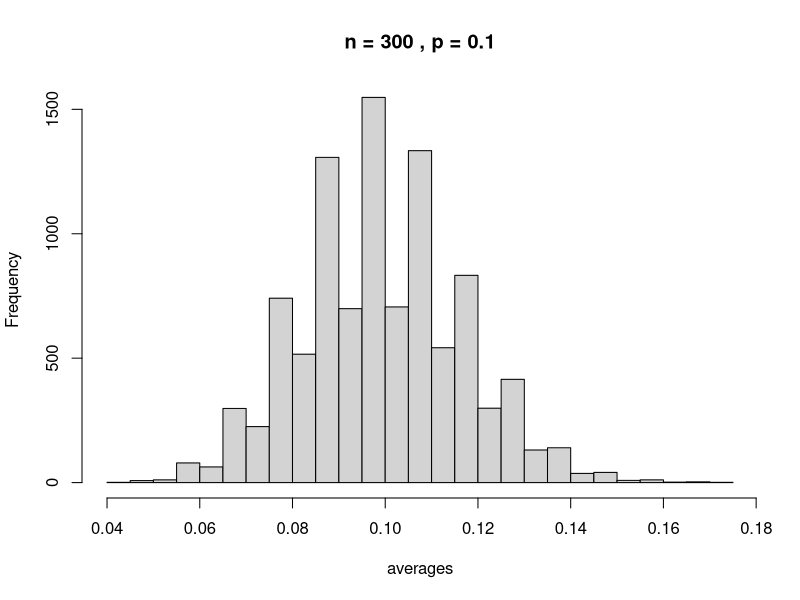
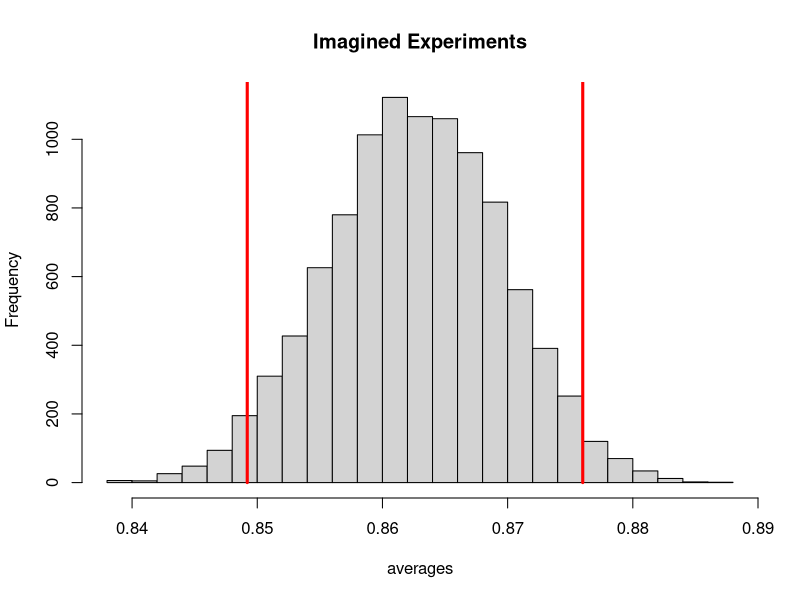

Generate these figures, in order, with R:
## ---- chunk 1
# n gives the number of seeds planted
# p is the probability that the seed germinates. 
# we want to replicate this experiment reps times... to see how things change when we get different random variables. I set the default to 5000.
generateLotsOfBernoulliAverages = function(n, p, reps = 10000) rbinom(n = reps, size = n, p)/n
## ---- chunk 2
n = 300
p = .1
averages = generateLotsOfBernoulliAverages(n,p)
howFarFromp = abs(averages-p)
mean(howFarFromp < .02)
hist(averages, main = paste("n =", n, ", p =",p), breaks = 30)
## ---- chunk 3
averages = generateLotsOfBernoulliAverages(n=2500, p = .8628)
qs = quantile(averages, prob = c(.025, .975))
qs
hist(averages, main = "Imagined Experiments", breaks = 30)
lines(qs[1]*c(1,1), c(0,10^9), col = "red", lwd = 3)
lines(qs[2]*c(1,1), c(0,10^9), col = "red", lwd = 3)
.8628 - qs[1]
qs[2] - .8628
